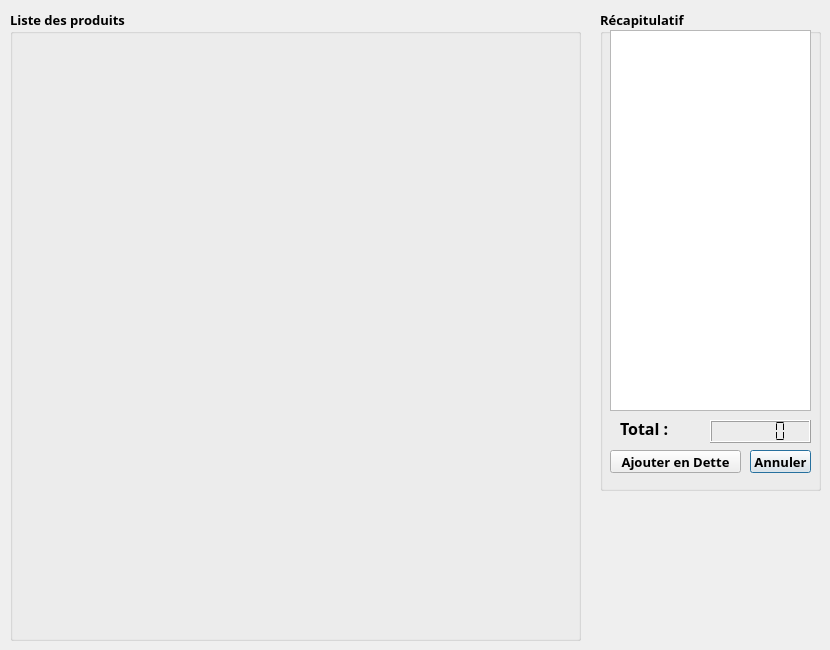
<?xml version="1.0" encoding="UTF-8"?>
<ui version="4.0">
 <class>DisplayProduct</class>
 <widget class="QDialog" name="DisplayProduct">
  <property name="geometry">
   <rect>
    <x>0</x>
    <y>0</y>
    <width>830</width>
    <height>650</height>
   </rect>
  </property>
  <property name="windowTitle">
   <string>Dialog</string>
  </property>
  <property name="modal">
   <bool>true</bool>
  </property>
  <widget class="QWidget" name="gridLayoutWidget">
   <property name="geometry">
    <rect>
     <x>20</x>
     <y>20</y>
     <width>551</width>
     <height>601</height>
    </rect>
   </property>
   <layout class="QGridLayout" name="gridLayout"/>
  </widget>
  <widget class="QGroupBox" name="groupBox">
   <property name="geometry">
    <rect>
     <x>10</x>
     <y>10</y>
     <width>571</width>
     <height>631</height>
    </rect>
   </property>
   <property name="font">
    <font>
     <family>MV Boli</family>
     <pointsize>10</pointsize>
     <weight>75</weight>
     <bold>true</bold>
    </font>
   </property>
   <property name="title">
    <string>Liste des produits</string>
   </property>
  </widget>
  <widget class="QGroupBox" name="groupBox_2">
   <property name="geometry">
    <rect>
     <x>600</x>
     <y>10</y>
     <width>221</width>
     <height>481</height>
    </rect>
   </property>
   <property name="font">
    <font>
     <family>MV Boli</family>
     <pointsize>10</pointsize>
     <weight>75</weight>
     <bold>true</bold>
    </font>
   </property>
   <property name="title">
    <string>Récapitulatif</string>
   </property>
   <widget class="QLabel" name="label">
    <property name="geometry">
     <rect>
      <x>20</x>
      <y>410</y>
      <width>61</width>
      <height>16</height>
     </rect>
    </property>
    <property name="font">
     <font>
      <family>MV Boli</family>
      <pointsize>12</pointsize>
      <weight>75</weight>
      <bold>true</bold>
     </font>
    </property>
    <property name="text">
     <string>Total :</string>
    </property>
   </widget>
   <widget class="QPushButton" name="pushButton">
    <property name="geometry">
     <rect>
      <x>150</x>
      <y>440</y>
      <width>61</width>
      <height>23</height>
     </rect>
    </property>
    <property name="font">
     <font>
      <family>MV Boli</family>
      <pointsize>10</pointsize>
      <weight>75</weight>
      <bold>true</bold>
     </font>
    </property>
    <property name="text">
     <string>Annuler</string>
    </property>
   </widget>
   <widget class="QLCDNumber" name="lcdNumber">
    <property name="geometry">
     <rect>
      <x>110</x>
      <y>410</y>
      <width>101</width>
      <height>23</height>
     </rect>
    </property>
    <property name="font">
     <font>
      <pointsize>12</pointsize>
      <weight>75</weight>
      <bold>true</bold>
     </font>
    </property>
    <property name="segmentStyle">
     <enum>QLCDNumber::Flat</enum>
    </property>
   </widget>
   <widget class="QListView" name="listView">
    <property name="geometry">
     <rect>
      <x>10</x>
      <y>20</y>
      <width>201</width>
      <height>381</height>
     </rect>
    </property>
   </widget>
   <widget class="QPushButton" name="pushButton_2">
    <property name="geometry">
     <rect>
      <x>10</x>
      <y>440</y>
      <width>131</width>
      <height>23</height>
     </rect>
    </property>
    <property name="font">
     <font>
      <family>MV Boli</family>
      <pointsize>10</pointsize>
      <weight>75</weight>
      <bold>true</bold>
     </font>
    </property>
    <property name="text">
     <string>Ajouter en Dette</string>
    </property>
   </widget>
  </widget>
  <zorder>groupBox_2</zorder>
  <zorder>groupBox</zorder>
  <zorder>gridLayoutWidget</zorder>
 </widget>
 <resources/>
 <connections/>
</ui>
